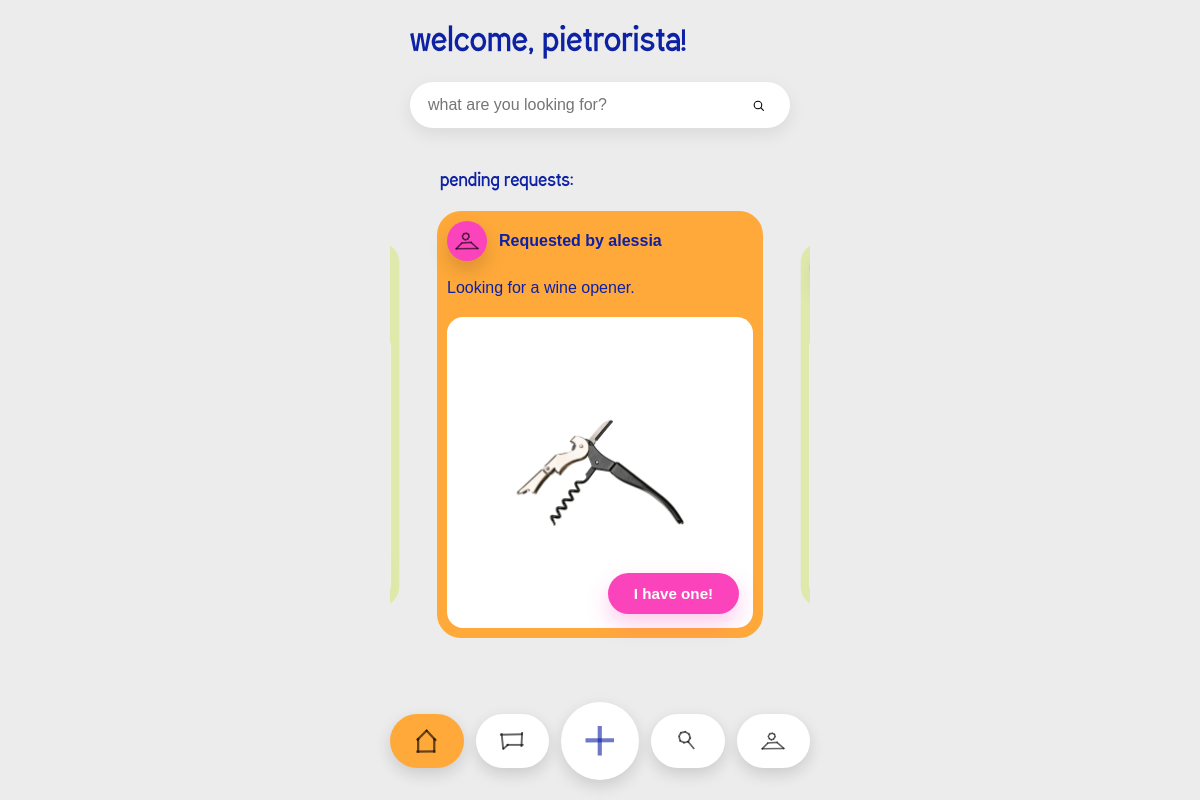
Page /dashboard (signed in) on the committed database.
### tables this page shows
CREATE TABLE users (
                id INTEGER PRIMARY KEY AUTOINCREMENT,
                username TEXT UNIQUE NOT NULL,
                email TEXT UNIQUE,
                password TEXT NOT NULL,
                location TEXT,
                categories TEXT
            , photo TEXT, latitude REAL, longitude REAL, onboarding_seen INTEGER DEFAULT 0);

CREATE TABLE items (
            id INTEGER PRIMARY KEY AUTOINCREMENT,
            name TEXT NOT NULL,
            description TEXT,
            owner_id INTEGER NOT NULL,
            status TEXT DEFAULT 'available',
            keywords TEXT, category TEXT, photo TEXT,
            FOREIGN KEY (owner_id) REFERENCES "users_old" (id)
        );

### app.py (the view, shortened to what this page needs)
@app.route('/dashboard')
def dashboard():
    if 'user_id' not in session:
        return redirect(url_for('login'))
    success_message = None
    if session.pop('login_success', False):
        success_message = 'You are successfully logged in'
    conn = get_db_connection()
    cursor = conn.cursor()
    cursor.execute('SELECT onboarding_seen FROM users WHERE id = ?', (session['user_id'],))
    onboarding_row = cursor.fetchone()
    show_add_item_prompt = bool(onboarding_row) and not onboarding_row['onboarding_seen']
    if show_add_item_prompt:
        cursor.execute('UPDATE users SET onboarding_seen = 1 WHERE id = ?', (session['user_id'],))
        conn.commit()
    cursor.execute('SELECT * FROM items WHERE owner_id = ?', (session['user_id'],))
    my_items = cursor.fetchall()
    cursor.execute('''
        SELECT r.id, r.status, r.created_at, i.name as item_name, i.photo as item_photo, u.username as borrower
        FROM requests r
        JOIN items i ON r.item_id = i.id
        JOIN users u ON r.borrower_id = u.id
        WHERE i.owner_id = ? AND i.status != 'requested' AND r.status != 'accepted'
        ORDER BY r.created_at DESC
    ''', (session['user_id'],))
    requests_for_me = cursor.fetchall()
    cursor.execute('SELECT categories FROM users WHERE id = ?', (session['user_id'],))
    user_categories_row = cursor.fetchone()
    user_categories = []
    if user_categories_row and user_categories_row['categories']:
        user_categories = [cat.strip() for cat in user_categories_row['categories'].split(',') if cat.strip()]
    matching_requested_items = []
    seen_request_ids = set()
    if user_categories:
        for category in user_categories:
            cursor.execute('''
                SELECT i.id, i.name, i.description, i.photo, u.username as owner
                FROM items i
                JOIN users u ON i.owner_id = u.id
                WHERE i.category LIKE ? AND i.owner_id != ? AND i.status = 'requested'
                ORDER BY i.id DESC
            ''', (f'%{category}%', session['user_id']))
            for item in cursor.fetchall():
                if item['id'] not in seen_request_ids:
                    matching_requested_items.append(item)
                    seen_request_ids.add(item['id'])
    cursor.execute('''
        SELECT id, name, photo
        FROM items
        WHERE owner_id = ? AND status = 'requested'
        ORDER BY id DESC
    ''', (session['user_id'],))
    my_open_requests = cursor.fetchall()
    cursor.execute('''
        SELECT r.id, r.status, r.created_at, i.name as item_name
        FROM requests r
        JOIN items i ON r.item_id = i.id
        WHERE r.borrower_id = ?
        ORDER BY r.created_at DESC
    ''', (session['user_id'],))
    my_requests = cursor.fetchall()
    conn.close()
    return render_template('dashboard.html',
                         username=session['username'],
                         success_message=success_message,
                         show_add_item_prompt=show_add_item_prompt,
                         my_items=my_items,
                         requests_for_me=requests_for_me,
                         matching_requested_items=matching_requested_items,
                         my_open_requests=my_open_requests,
                         my_requests=my_requests)

### app.py (called while the page is built)
@app.url_defaults
def add_static_file_version(endpoint, values):
    if endpoint != 'static' or 'filename' not in values:
        return
    filepath = os.path.join(app.static_folder, values['filename'])
    if os.path.exists(filepath):
        values['v'] = int(os.path.getmtime(filepath))

def get_db_connection():
    conn = sqlite3.connect(DATABASE)
    conn.row_factory = sqlite3.Row
    conn.create_function('distance_km', 4, haversine_km)
    return conn

@app.context_processor
def inject_current_user_photo():
    if 'user_id' not in session:
        return {'current_user_photo': None}
    conn = get_db_connection()
    cursor = conn.cursor()
    cursor.execute('SELECT photo FROM users WHERE id = ?', (session['user_id'],))
    row = cursor.fetchone()
    conn.close()
    return {'current_user_photo': row['photo'] if row else None}

@app.context_processor
def inject_unread_messages():
    if 'user_id' not in session:
        return {'has_unread_messages': False}
    conn = get_db_connection()
    cursor = conn.cursor()
    cursor.execute('''
        SELECT 1
        FROM messages m
        JOIN requests r ON m.request_id = r.id
        JOIN items i ON r.item_id = i.id
        WHERE (i.owner_id = ? OR r.borrower_id = ?)
          AND m.sender_id != ?
          AND m.is_read = 0
        LIMIT 1
    ''', (session['user_id'], session['user_id'], session['user_id']))
    row = cursor.fetchone()
    conn.close()
    return {'has_unread_messages': row is not None}

### templates/dashboard.html (shortened to what this page needs)
<!DOCTYPE html>
<html lang="en">
<head>
    <link rel="stylesheet" href="{{ url_for('static', filename='style.css') }}">
</head>
<body class="dashboard-page dashboard-home">
    <div class="container dashboard-mobile">
        <header class="dashboard-header">
            <h1 class="welcome">Welcome, {{ username }}!</h1>
            <form class="search-form-mobile" action="{{ url_for('search') }}" method="GET" autocomplete="off" data-live-search>
                <div class="search-bar-wrapper">
                    <input type="text" name="q" placeholder="what are you looking for?" aria-label="search">
                    <span class="search-btn" aria-hidden="true">
                        <span class="icon icon-search" aria-hidden="true"></span>
                    </span>
                </div>
            </form>
        </header>
        <main>
            <section class="pending-section">
                <h2 class="section-title">Pending requests:</h2>
                {% if requests_for_me or my_open_requests or matching_requested_items %}
                    <div class="pending-cards-scroll">
                    {% for item in matching_requested_items %}
                    <div class="pending-card">
                        <div class="pending-card-header">
                            <div class="requester-avatar icon icon-user"></div>
                            <div class="requester-name">Requested by {{ item.owner }}</div>
                        </div>
                        <p class="request-desc">Looking for a {{ item.name }}.</p>
                        <div class="request-image-card">
                            {% if item.photo %}
                            <img src="{{ url_for('static', filename='uploads/' + item.photo) }}" alt="{{ item.name }}" class="request-image">
                            {% else %}
                            <img src="{{ url_for('static', filename='img_screwdriver.png') }}" alt="{{ item.name }}" class="request-image">
                            {% endif %}
                            <button type="button" class="big-action-button" onclick='openHaveOneModal({{ url_for("start_chat_with_item", item_id=item.id) | tojson }}, {{ ("Hi! I have a " ~ item.name ~ " you can borrow.") | tojson }})'>I have one!</button>
                        </div>
                    </div>
                    {% endfor %}
                    </div>
                {% else %}
                    <p class="empty-state">No pending requests</p>
                {% endif %}
            </section>
        </main>
        {% include 'footer_nav.html' %}
    </div>
</body>
</html>

### rows in the picture
users: username "pietrorista"
items: owner "alessia", name "wine opener", photo (picture)
